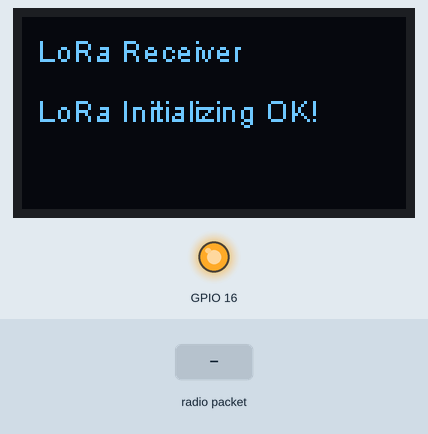
Recording of a sketch running on a simulated ESP32. Parts: 128×64 one-colour display, output pins drawn as LEDs (lit = HIGH). Inputs (shaded band) come from the test bench. No radio packets arrive unless stated; what the sketch prints to the serial monitor is not drawn.

Above: at 2.3 s.
2.4 s: radio packet "1" arrives
At 3.9 s:
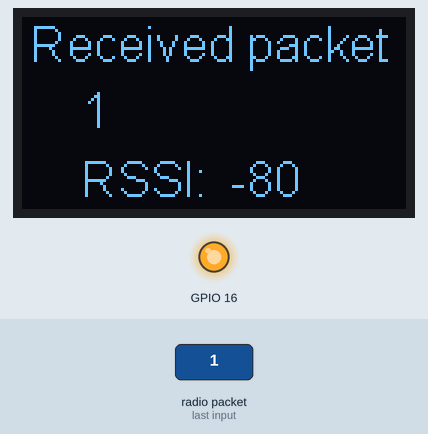
4.9 s: radio packet "0" arrives
At 5.2 s:
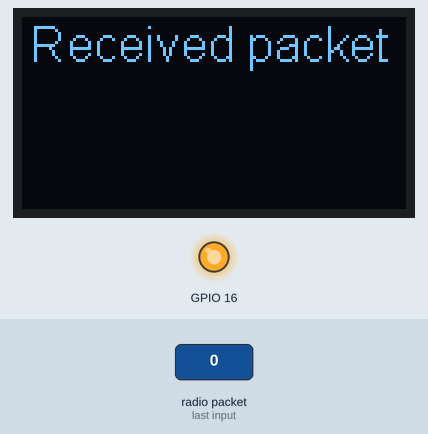
7.4 s: radio packet "2" arrives
At 8.9 s:
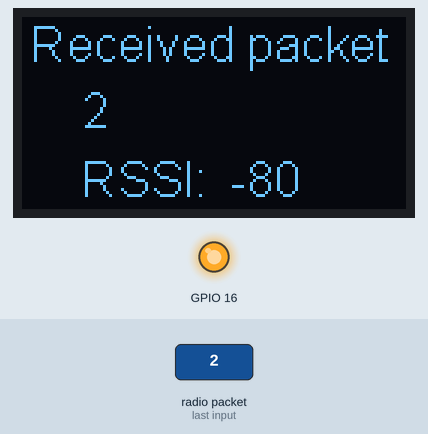
Timing chart, 0 to 10.4 s (numbered marks = the images above; inputs shaded):
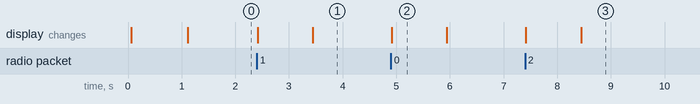

Measured:
- after the input at 2.4 s, the display: first changes at once (image 1 shows a later state)
- after the input at 4.9 s, the display: changes at once (image 2)
- after the input at 7.4 s, the display: first changes at once (image 3 shows a later state)
- what the display in image 2 shows lasts 1.0 s, from 4.9 s to 5.9 s

The sketch:

LoRaReceiver-OLED.ino
```cpp
#include <SPI.h>
#include <LoRa.h>
#include "SSD1306.h"

SSD1306  display(0x3c, 4, 15);

//OLED pins to ESP32 GPIOs via this connection:
//OLED_SDA -- GPIO4
//OLED_SCL -- GPIO15
//OLED_RST -- GPIO16


// WIFI_LoRa_32 ports

// GPIO5  -- SX1278's SCK
// GPIO19 -- SX1278's MISO
// GPIO27 -- SX1278's MOSI
// GPIO18 -- SX1278's CS
// GPIO14 -- SX1278's RESET
// GPIO26 -- SX1278's IRQ(Interrupt Request)

#define SS      18
#define RST     14
#define DI0     26
#define BAND    433E6


void setup() {
  pinMode(16,OUTPUT);
  digitalWrite(16, LOW);    // set GPIO16 low to reset OLED
  delay(50);
  digitalWrite(16, HIGH);

  display.init();
  display.flipScreenVertically();
  display.setFont(ArialMT_Plain_10);
  display.setTextAlignment(TEXT_ALIGN_LEFT);

  Serial.begin(115200);
  while (!Serial); //if just the the basic function, must connect to a computer
  delay(1000);

  Serial.println("LoRa Receiver");
  display.drawString(5,5,"LoRa Receiver");
  display.display();
  SPI.begin(5,19,27,18);
  LoRa.setPins(SS,RST,DI0);

  if (!LoRa.begin(BAND)) {
    display.drawString(5,25,"Starting LoRa failed!");
    while (1);
  }
  Serial.println("LoRa Initial OK!");
  display.drawString(5,25,"LoRa Initializing OK!");
  display.display();
}

void loop() {
  // try to parse packet
  int packetSize = LoRa.parsePacket();
  if (packetSize) {
    // received a packets
    Serial.print("Received packet. ");
    display.clear();
    display.setFont(ArialMT_Plain_16);
    display.drawString(3, 0, "Received packet ");
    display.display();

    // read packet
    while (LoRa.available()) {
    String data = LoRa.readString();
    Serial.print(data);
    display.drawString(20,22, data);
    display.display();
    }

    // print RSSI of packet
    Serial.print(" with RSSI ");
    Serial.println(LoRa.packetRssi());
    display.drawString(20, 45, "RSSI:  ");
    display.drawString(70, 45, (String)LoRa.packetRssi());
    display.display();
  }
}
```
